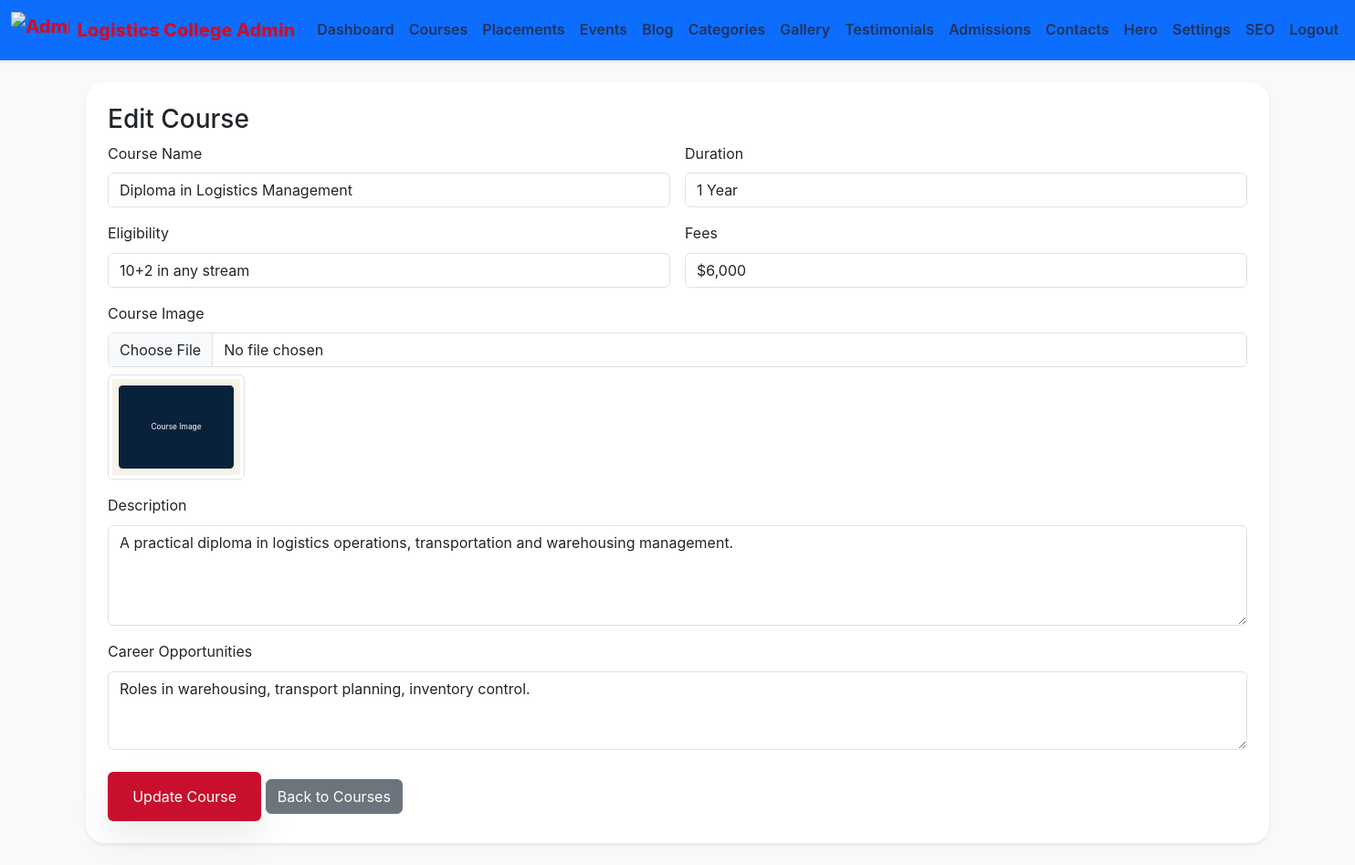
The app's page /admin/course_form.php?id=1 (signed in) with its own data.
### tables this page shows
CREATE TABLE courses (
  id INT UNSIGNED AUTO_INCREMENT PRIMARY KEY,
  name VARCHAR(200) NOT NULL,
  image VARCHAR(255) NOT NULL,
  duration VARCHAR(100) NOT NULL,
  eligibility VARCHAR(255) NOT NULL,
  fees VARCHAR(100) NOT NULL,
  description TEXT NOT NULL,
  career_opportunities TEXT NOT NULL,
  created_at DATETIME NOT NULL DEFAULT CURRENT_TIMESTAMP,
  updated_at DATETIME NULL DEFAULT NULL
);

### includes/functions.php (called while the page is built, shortened)
<?php
function e($value) {
    return htmlspecialchars($value, ENT_QUOTES, 'UTF-8');
}
function get_base_url() {
    $scriptName = $_SERVER['SCRIPT_NAME'];
    $parts = explode('/', trim($scriptName, '/'));
    if (!empty($parts) && $parts[0] !== 'index.php') {
        array_pop($parts);
        return '/' . implode('/', $parts);
    }
    return '/';
}
function site_url($path = '') {
    $base = get_base_url();
    return $base . '/' . ltrim($path, '/');
}

### admin/course_form.php (the view, shortened to what this page needs)
<?php
require_once __DIR__ . '/../config/config.php';
$id = $_GET['id'] ?? null;
$isEdit = !empty($id);
$course = ['name' => '', 'duration' => '', 'eligibility' => '', 'fees' => '', 'description' => '', 'career_opportunities' => '', 'image' => ''];
if ($isEdit) {
    $stmt = $pdo->prepare('SELECT * FROM courses WHERE id = ? LIMIT 1');
    $stmt->execute([$id]);
    $course = $stmt->fetch() ?: $course;
}
require_once __DIR__ . '/../includes/admin_header.php';
?>
<div class="card shadow-sm border-0 p-4">
    <h3><?= $isEdit ? 'Edit Course' : 'Add Course' ?></h3>
    <form method="POST" enctype="multipart/form-data">
        <div class="row g-3">
            <div class="col-md-6">
                <label class="form-label">Course Name</label>
                <input type="text" name="name" class="form-control" value="<?= e($course['name']) ?>" required />
            </div>
            <div class="col-md-6">
                <label class="form-label">Duration</label>
                <input type="text" name="duration" class="form-control" value="<?= e($course['duration']) ?>" required />
            </div>
            <div class="col-md-6">
                <label class="form-label">Eligibility</label>
                <input type="text" name="eligibility" class="form-control" value="<?= e($course['eligibility']) ?>" required />
            </div>
            <div class="col-md-6">
                <label class="form-label">Fees</label>
                <input type="text" name="fees" class="form-control" value="<?= e($course['fees']) ?>" required />
            </div>
            <div class="col-12">
                <label class="form-label">Course Image</label>
                <input type="file" name="image" class="form-control" <?= $isEdit ? '' : 'required' ?> />
                <?php if ($isEdit && $course['image']): ?>
                    <img src="<?= e(site_url('uploads/courses/' . $course['image'])) ?>" class="img-thumbnail mt-2" width="150" />
                <?php endif; ?>
            </div>
            <div class="col-12">
                <label class="form-label">Description</label>
                <textarea name="description" rows="4" class="form-control" required><?= e($course['description']) ?></textarea>
            </div>
            <div class="col-12">
                <label class="form-label">Career Opportunities</label>
                <textarea name="career_opportunities" rows="3" class="form-control" required><?= e($course['career_opportunities']) ?></textarea>
            </div>
        </div>
        <div class="mt-4">
            <button type="submit" class="btn btn-primary"><?= $isEdit ? 'Update Course' : 'Create Course' ?></button>
            <a href="<?= e(site_url('admin/courses.php')) ?>" class="btn btn-secondary">Back to Courses</a>
        </div>
    </form>
</div>
<?php require_once __DIR__ . '/../includes/admin_footer.php';

### assets/css/style.css (style rules this page uses)
:root { --primary: #c8102e; --secondary: #ffcc00; --surface: #ffffff; --muted: #6b7280; --bg: #f4f7fb; --border: rgba(9, 31, 59, 0.08); }
* { box-sizing: border-box; }
body { font-family: 'Inter', sans-serif; background: var(--bg); color: #1f2937; line-height: 1.6; }
img { max-width: 100%; height: auto; }
a { text-decoration: none; }
.btn-primary { background: var(--primary); border: none; padding: 0.95rem 1.7rem; box-shadow: 0 18px 40px rgba(0, 0, 0, 0.08); color: #fff; }
.card { border: 1px solid var(--border); border-radius: 1.25rem; }

### records on screen
courses: name "Diploma in Logistics Management", duration "1 Year", eligibility "10+2 in any stream", fees "$6,000", image (picture), description "A practical diploma in logistics operations, transportation and warehousing management.", career_opportunities "Roles in warehousing, transport planning, inventory control."
